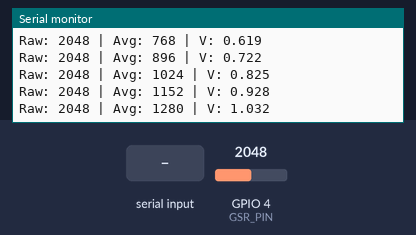
This sketch was run on a simulated ESP32-C3. On the bench: the last lines printed to the serial monitor. Inputs (shaded band) come from the test bench; at power-on: GPIO 4 (GSR_PIN) = 2048.

Above: at 1.4 s.
1.5 s: "c" received over Serial
At 1.97 s:
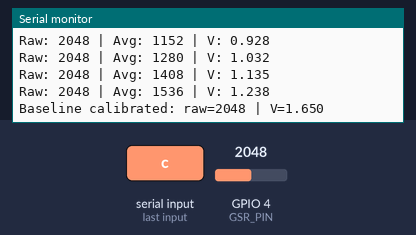
3.4 s: GPIO 4 (GSR_PIN) set to 2866
At 3.42 s:
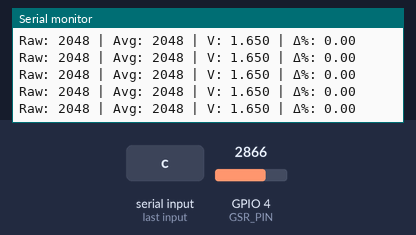
4.9 s: "C" received over Serial
At 5.43 s:
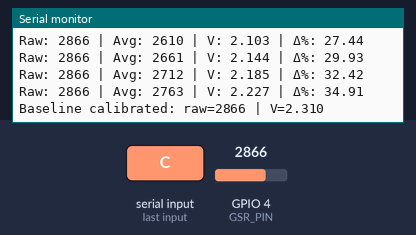
6.4 s: GPIO 4 (GSR_PIN) set to 3603
At 6.4 s:
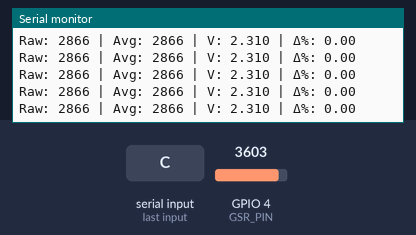
Timing chart, 0 to 8.9 s (numbered marks = the images above; inputs shaded):
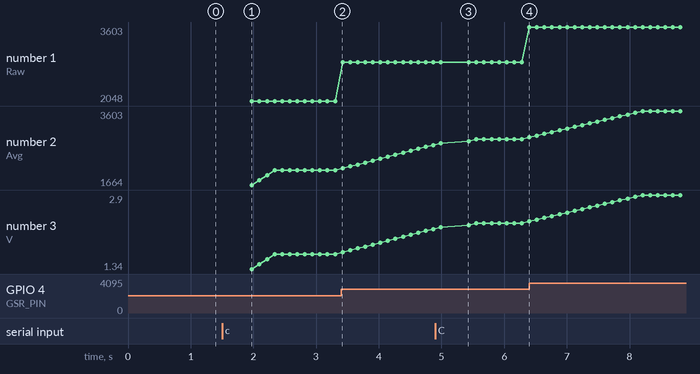

The sketch:

gsr_RAW_AVG_V.ino
```cpp
// GSR for ESP32-C3 SuperMini
// SIG -> ADC pin (default GPIO4). VCC->3.3V, GND->GND, NC ignored.
//
// Upload and open Serial Monitor at 115200. Press 'c' to calibrate baseline (no-contact).
// If you know your module's pull resistor (ohms), set RPULL_OHMS to that value to get Rskin/G.

#include <Arduino.h>

// --- Configuration ---
#define GSR_PIN     4           // SIG -> GPIO4 (change if you used a different ADC pin)
const float VCC = 3.3f;        // sensor power
const int ADC_MAX = 4095;      // default 12-bit ADC on ESP32 cores

// Optional: set the fixed resistor value used by your GSR module in ohms.
// If unknown, set to 0.0 and resistance/conductance will be skipped.
const float RPULL_OHMS = 0.0f; // e.g. 1000000.0 for 1M, 10000.0 for 10k. Set to 0.0 if unknown.

// Moving average
const int MA_SIZE = 16;
int maBuffer[MA_SIZE];
int maIndex = 0;
long maSum = 0;

// Calibration baseline (raw and averaged)
int baselineRaw = 0;
float baselineVoltage = 0.0f;

void setup() {
  Serial.begin(115200);
  delay(200);
  Serial.println("GSR - ESP32-C3 SuperMini");
  Serial.println("Press 'c' to calibrate baseline (no contact).");

  // initialize buffer
  for (int i = 0; i < MA_SIZE; ++i) {
    maBuffer[i] = 0;
  }

  // Optional: set attenuation for the ADC pin to allow full 0-3.3V reading
  // (options: ADC_0db, ADC_2_5db, ADC_6db, ADC_11db)
  // analogSetPinAttenuation(GSR_PIN, ADC_11db); // uncomment if needed
}

float rawToVoltage(int raw) {
  return (raw / (float)ADC_MAX) * VCC;
}

float calcResistanceFromVout(float vout) {
  // assumes simple divider: Vout = Vcc * (Rskin / (Rskin + Rpull)) => Rskin = Rpull * (Vout / (Vcc - Vout))
  if (RPULL_OHMS <= 0.0f) return -1.0f;
  if (vout <= 0.0f || vout >= VCC) return -1.0f;
  return RPULL_OHMS * (vout / (VCC - vout));
}

void updateMA(int value) {
  maSum -= maBuffer[maIndex];
  maBuffer[maIndex] = value;
  maSum += maBuffer[maIndex];
  maIndex = (maIndex + 1) % MA_SIZE;
}

int getMA() {
  return (int)(maSum / MA_SIZE);
}

void loop() {
  // read raw
  int raw = analogRead(GSR_PIN);
  updateMA(raw);
  int avg = getMA();
  float vout = rawToVoltage(avg);

  // optional: resistance / conductance
  float rskin = calcResistanceFromVout(vout); // ohms (-1 if unknown or invalid)
  float conductance = (rskin > 0.0f) ? (1.0f / rskin) : -1.0f;

  // If baseline not set, we still show raw/voltage
  Serial.print("Raw: ");
  Serial.print(raw);
  Serial.print(" | Avg: ");
  Serial.print(avg);
  Serial.print(" | V: ");
  Serial.print(vout, 3);

  if (RPULL_OHMS > 0.0f) {
    if (rskin > 0.0f) {
      Serial.print(" | Rskin(ohm): ");
      Serial.print(rskin, 0);
      Serial.print(" | G(uS): ");
      Serial.print(conductance * 1e6, 2); // microsiemens
    } else {
      Serial.print(" | Rskin: N/A");
    }
  }

  // If baseline calibrated show relative change %
  if (baselineRaw > 0) {
    float pct = 100.0f * (avg - baselineRaw) / (float)baselineRaw;
    Serial.print(" | Δ%: ");
    Serial.print(pct, 2);
  }

  Serial.println();

  // calibration command (press 'c' in serial monitor)
  if (Serial.available()) {
    char c = Serial.read();
    if (c == 'c' || c == 'C') {
      // take a short average for baseline
      long sum = 0;
      const int N = 64;
      for (int i = 0; i < N; ++i) {
        sum += analogRead(GSR_PIN);
        delay(5);
      }
      baselineRaw = (int)(sum / N);
      baselineVoltage = rawToVoltage(baselineRaw);
      Serial.print("Baseline calibrated: raw=");
      Serial.print(baselineRaw);
      Serial.print(" | V=");
      Serial.println(baselineVoltage, 3);
    }
  }

  delay(120); // ~8-9 samples/sec - change as needed
}
```

Measured:
- after the input at 1.5 s, the serial monitor: prints a new line after 0.36 s (image 1)
- after the input at 4.9 s, the serial monitor: prints a new line after 0.42 s (image 3)
- plotted number 1: 2048 → 2866 after the input at 3.4 s, 2866 → 3603 after the input at 6.4 s
- plotted number 2: 2048 → 2712 after the input at 3.4 s, 2866 → 3603 after the input at 6.4 s
- plotted number 3: 1.65 → 2.19 after the input at 3.4 s, 2.31 → 2.9 after the input at 6.4 s
